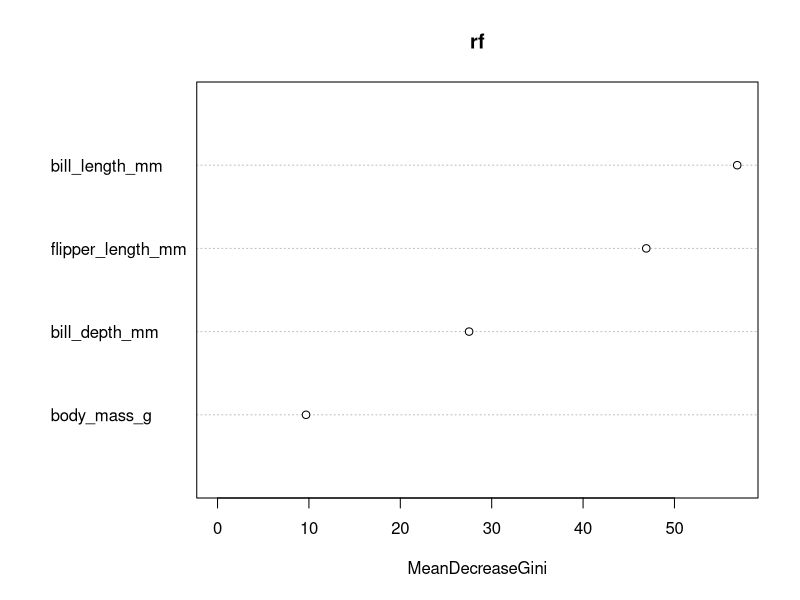
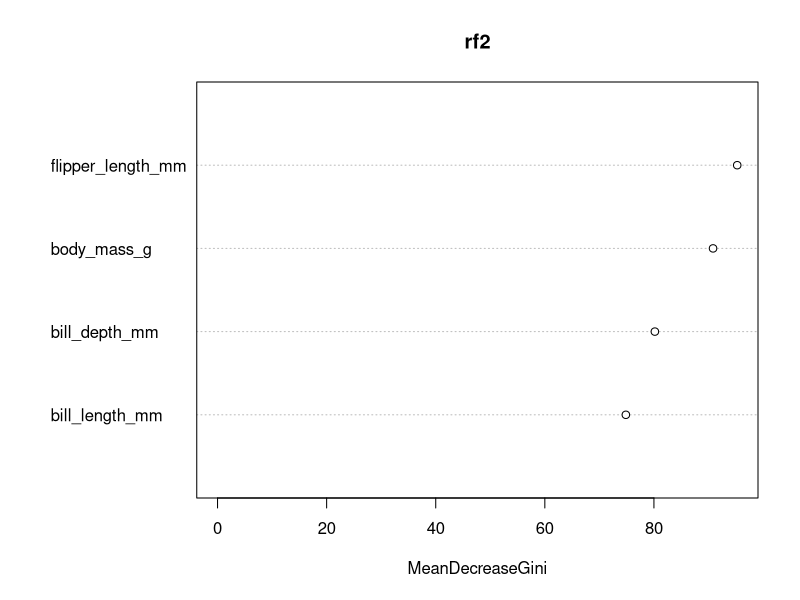
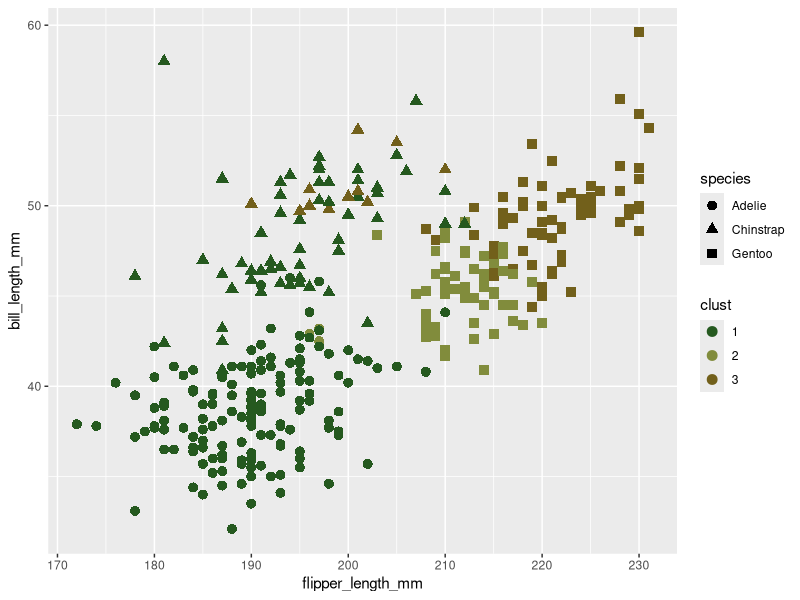
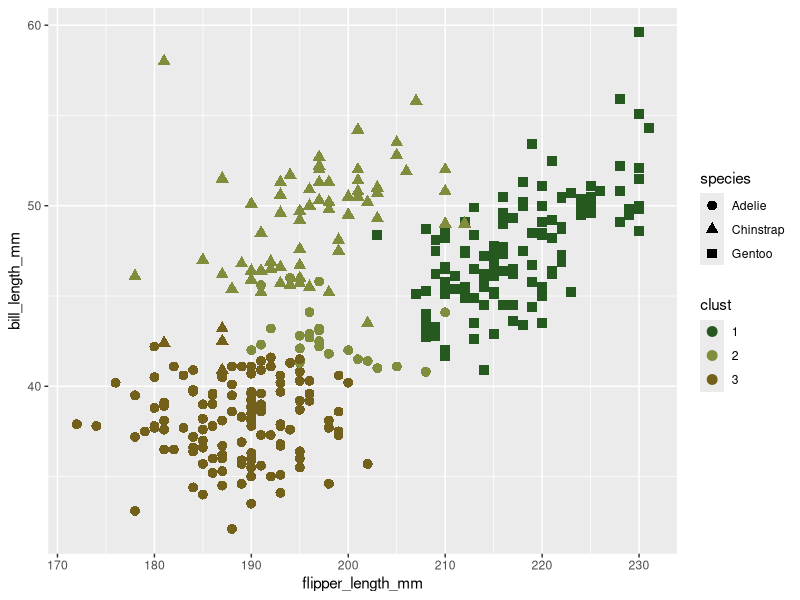
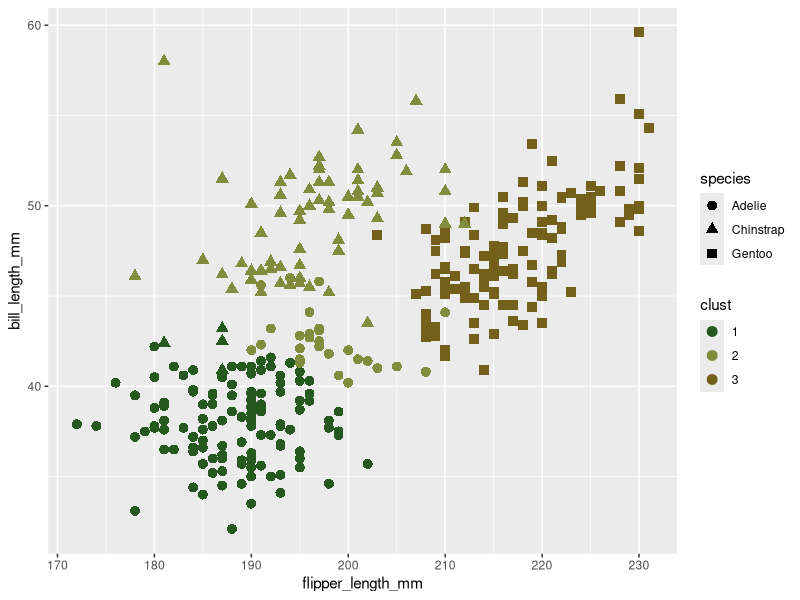

R code for these plots, in order:
## ---- chunk 1
knitr::opts_chunk$set(echo = TRUE)
library(tidyverse)
library(randomForest)
library(palmerpenguins)
library(caret)
library(cluster)
library(RColorBrewer)
## ---- chunk 2
data(penguins)
set.seed(3984)

penguins_clean <- penguins %>%
  select(-sex) %>%
  drop_na()

## ---- chunk 3
# set colours
myColRamp <- colorRampPalette(colors = c("#25591f", "#818c3c", "#72601b"))

# split
holdout <- sample(1:nrow(penguins_clean), nrow(penguins_clean)/3, replace = FALSE)

testing <- penguins_clean[holdout, ]
training <- penguins_clean[-holdout, ]
# random forest model
rf <- randomForest(x = training %>% select(ends_with(c('_mm', '_g'))), 
                   y = training$species, 
                   mtry = 2, ntree = 2000, proximity = TRUE)
rf
varImpPlot(rf)

# predict on test set
y_predicted <- predict(rf, testing %>% select(ends_with(c('_mm', '_g'))))
df1 <- data.frame(orig = testing$species, pred = y_predicted)

confusionMatrix(table(df1$orig, df1$pred))
## ---- chunk 4
rf2 <- randomForest(x = penguins_clean %>% 
                      select(ends_with(c('_mm', '_g'))),# %>%
                      # scale(), 
                    mtry = 2, ntree = 2000, proximity = TRUE)
rf2
varImpPlot(rf2)
## ---- chunk 5
prox_mtx <- rf2$proximity
dist_mtx <- as.dist(1 - prox_mtx)
pam_rf <- pam(dist_mtx, k = 3) ### was prox_mtx
pred <- data.frame(clust   = pam_rf$clustering, 
                   species = penguins_clean$species)
table(pred)
#      species
# clust Adelie Chinstrap Gentoo
#     1    151        68     12
#     2      0         0     52
#     3      0         0     59

plot_df <- penguins_clean %>%
  mutate(clust = factor(pam_rf$clustering))
ggplot(plot_df, aes(x = flipper_length_mm, y = bill_length_mm, col = clust, pch = species)) + 
  geom_point(size = 3) + 
  scale_color_manual(values = myColRamp(3))
## ---- chunk 6
peng_scale <- scale(penguins_clean %>% select(ends_with(c('_mm', '_g'))))
km <- kmeans(peng_scale, 3, nstart = 200)
pred_km <- data.frame(clust = km$cluster, 
                      species = penguins_clean$species)
table(pred_km)
#      species
# clust Adelie Chinstrap Gentoo
#     1    127         5      0
#     2     24        63      0
#     3      0         0    123

plot_df <- penguins_clean %>%
  mutate(clust = factor(km$cluster))
ggplot(plot_df, aes(x = flipper_length_mm, y = bill_length_mm, col = clust, pch = species)) + 
  geom_point(size = 3) + 
  scale_color_manual(values = myColRamp(3))
## ---- chunk 7
pm <- pam(peng_scale, 3)
pred_pm <- data.frame(clust = pm$clustering, 
                      species = penguins_clean$species)
table(pred_pm)
#      species
# clust Adelie Chinstrap Gentoo
#     1    124         5      0
#     2     27        63      0
#     3      0         0    123

plot_df <- penguins_clean %>%
  mutate(clust = factor(pm$cluster))
ggplot(plot_df, aes(x = flipper_length_mm, y = bill_length_mm, col = clust, pch = species)) + 
  geom_point(size = 3) + 
  scale_color_manual(values = myColRamp(3))
